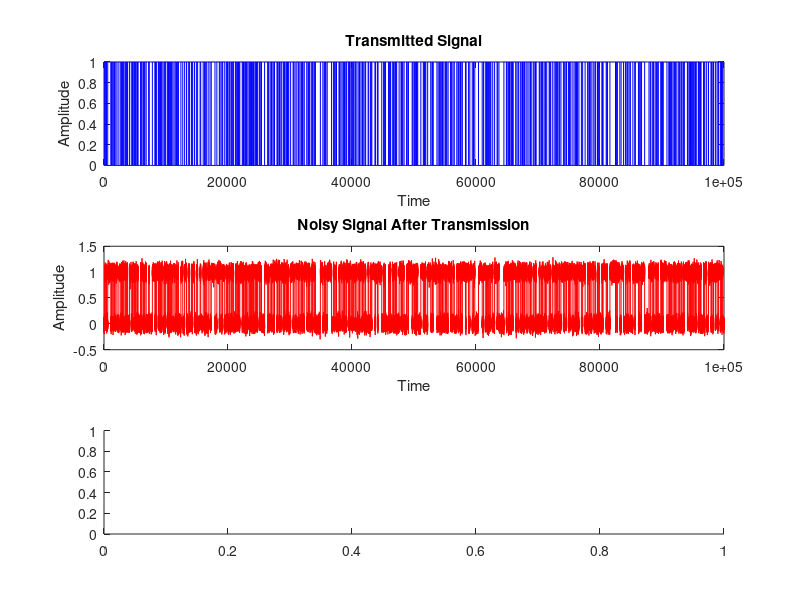
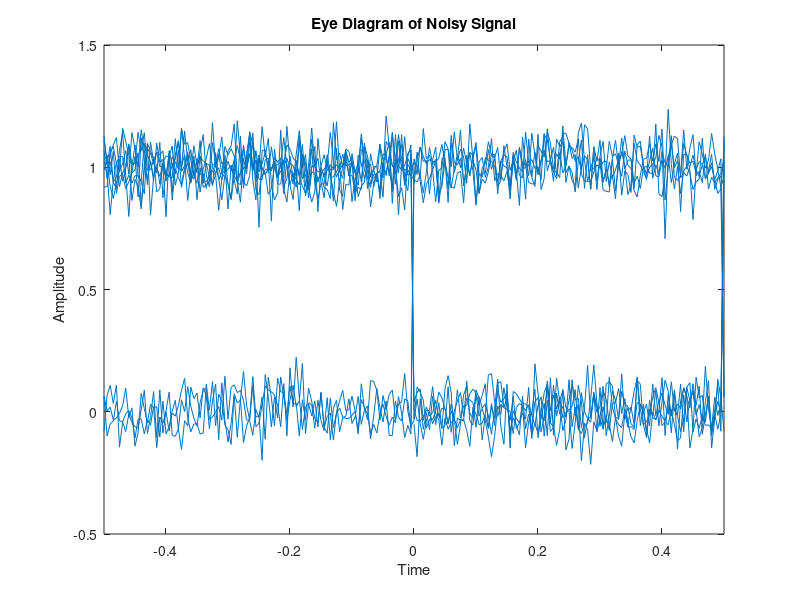

Write the MATLAB code that produced these figures, in order.
% Parameters
clear; clc;

% Transmitter Parameters
bit_rate = 1e9; % 1 Gbps
data_length = 1000; % Number of bits
data = randi([0, 1], 1, data_length); % Random binary data
P_input = 1; % Transmitter power in mW
signal_amplitude = sqrt(P_input); % Signal amplitude

% Modulation (On-Off Keying - OOK)
t = linspace(0, 1/bit_rate, 100); % Time per bit
modulated_signal = [];
for i = 1:data_length
    modulated_signal = [modulated_signal, data(i) * signal_amplitude * ones(1, length(t))];
end

% Fiber Parameters
fiber_length = 50; % in km
attenuation = 0.2; % dB/km
P_output = P_input * 10^(-attenuation * fiber_length / 10); % Output after fiber

% Optical Amplifier (EDFA)
amp_gain = 10; % Amplifier gain in dB
amp_gain_linear = 10^(amp_gain/10); % Linear gain
P_amplified = P_output * amp_gain_linear; % Amplified power

% Dispersion Compensation
dispersion_factor = 17e-6; % ps/(nm*km)
fiber_dispersion = dispersion_factor * fiber_length; % Total dispersion
dcf_dispersion_factor = -dispersion_factor; % Compensation factor
dcf_length = fiber_dispersion / abs(dcf_dispersion_factor); % DCF length

% Adding Noise (to simulate real-world channel)
SNR = 20; % Signal-to-Noise Ratio in dB
noisy_signal = awgn(modulated_signal, SNR, 'measured'); % Add white Gaussian noise

% Receiver (Demodulation)
threshold = signal_amplitude / 2; % Threshold for decision-making
received_signal = noisy_signal > threshold; % Threshold-based detection
received_data = received_signal(1:100:end); % Sample the received signal

% Bit Error Rate (BER) Before FEC
errors_before = sum(data ~= received_data(1:data_length));
ber_before = errors_before / data_length;

% Forward Error Correction (Hamming Code Example)
% Encoding
encoded_data = encode(data, 7, 4, 'hamming/binary');

% Adding Noise to Encoded Signal
encoded_noisy_signal = awgn(double(encoded_data), SNR, 'measured') > 0.5;

% Decoding
decoded_data = decode(encoded_noisy_signal, 7, 4, 'hamming/binary');

% BER After FEC
errors_after = sum(data ~= decoded_data(1:data_length));
ber_after = errors_after / data_length;

% Display Results
disp(['Input Power (mW): ', num2str(P_input)]);
disp(['Output Power After Fiber (mW): ', num2str(P_output)]);
disp(['Output Power After Amplifier (mW): ', num2str(P_amplified)]);
disp(['Dispersion Compensation Fiber Length (km): ', num2str(dcf_length)]);
disp(['Bit Error Rate Before FEC: ', num2str(ber_before)]);
disp(['Bit Error Rate After FEC: ', num2str(ber_after)]);

% Visualization
figure;
subplot(3,1,1);
plot(modulated_signal, 'b');
title('Transmitted Signal');
xlabel('Time'); ylabel('Amplitude');

subplot(3,1,2);
plot(noisy_signal, 'r');
title('Noisy Signal After Transmission');
xlabel('Time'); ylabel('Amplitude');

subplot(3,1,3);
eyediagram(noisy_signal(1:2000), 200);
title('Eye Diagram of Noisy Signal');
